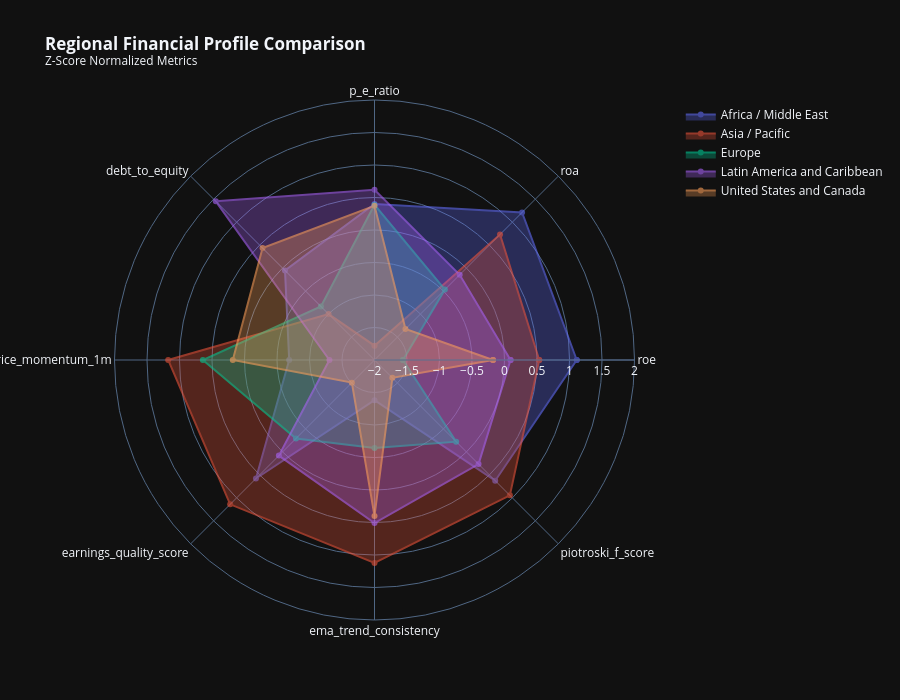
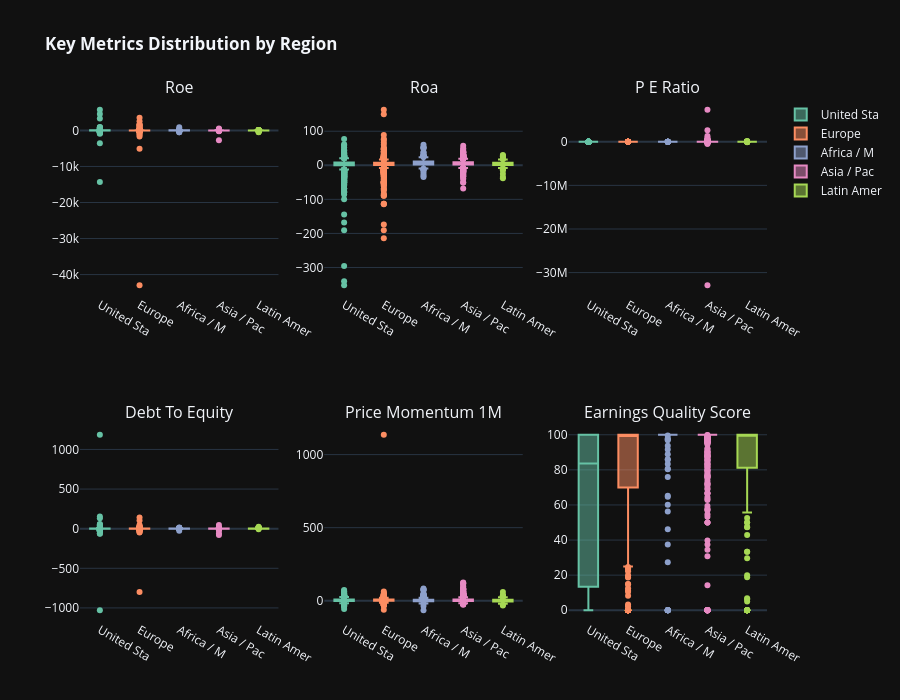

The notebook cell saved with these charts, in order:
### Markdown cell above
## Cell 5: Regional Benchmarking Dashboard

Comprehensive regional analysis with key financial metrics comparison.

### Code cell
# ============================================================================
# Cell 5: Regional Benchmarking Dashboard
# ============================================================================

print('=' * 80)
print('🌍 REGIONAL BENCHMARKING DASHBOARD')
print('=' * 80)

region_dir = OUTPUT_DIR / 'eda' / 'by_region'

if 'region' in df.columns:
    # Key metrics for regional comparison
    benchmark_metrics = [
        'roe', 'roa', 'p_e_ratio', 'debt_to_equity', 'price_momentum_1m',
        'earnings_quality_score', 'ema_trend_consistency', 'piotroski_f_score',
        'altman_z_score', 'dividend_yield', 'revenue_growth_yoy',
    ]
    available_metrics = [m for m in benchmark_metrics if m in df.columns]

    # ============================================================================
    # 5.1 Regional Statistics Table
    # ============================================================================
    print('\n📊 Computing Regional Statistics...')

    regional_metrics_stats = df.groupby('region')[available_metrics].agg(['mean', 'median', 'std', 'count'])
    regional_metrics_stats.columns = ['_'.join(col) for col in regional_metrics_stats.columns]

    # Save to JSON
    regional_stats_dict = regional_metrics_stats.to_dict()
    with open(region_dir / 'regional_statistics.json', 'w') as f:
        json.dump({k: {str(kk): vv for kk, vv in v.items()}
                   for k, v in regional_stats_dict.items()}, f, indent=2, default=str)
    print(f'  ✓ Saved: regional_statistics.json')

    # ============================================================================
    # 5.2 Regional Radar Charts
    # ============================================================================
    print('\n🎯 Creating Regional Radar Charts...')

    # Normalize metrics for radar chart
    radar_metrics = available_metrics[:8]  # Limit for readability
    regional_means = df.groupby('region')[radar_metrics].mean()

    # Z-score normalize for comparability
    regional_normalized = (regional_means - regional_means.mean()) / regional_means.std()
    regional_normalized = regional_normalized.fillna(0)

    fig_radar = go.Figure()
    for region in regional_normalized.index:
        fig_radar.add_trace(go.Scatterpolar(
            r=regional_normalized.loc[region].values.tolist() + [regional_normalized.loc[region].values[0]],
            theta=radar_metrics + [radar_metrics[0]],
            fill='toself', name=str(region), opacity=0.6,
        ))

    fig_radar.update_layout(
        polar=dict(radialaxis=dict(visible=True, range=[-2, 2])),
        title='<b>Regional Financial Profile Comparison</b><br><sup>Z-Score Normalized Metrics</sup>',
        template=PLOTLY_TEMPLATE, height=700,
    )
    fig_radar.write_html(region_dir / 'regional_radar_comparison.html')
    fig_radar.show()
    print(f'  ✓ Saved: regional_radar_comparison.html')

    # ============================================================================
    # 5.3 Regional Box Plots Grid
    # ============================================================================
    print('\n📦 Creating Regional Box Plot Grid...')

    n_metrics = min(6, len(available_metrics))
    rows = 2
    cols = 3

    fig_boxes = make_subplots(
        rows=rows, cols=cols,
        subplot_titles=[m.replace('_', ' ').title() for m in available_metrics[:n_metrics]],
    )

    for idx, metric in enumerate(available_metrics[:n_metrics]):
        row = idx // cols + 1
        col = idx % cols + 1

        for i, region in enumerate(df['region'].unique()):
            region_data = df[df['region'] == region][metric].dropna()
            fig_boxes.add_trace(
                go.Box(y=region_data, name=str(region)[:10],
                       marker_color=px.colors.qualitative.Set2[i % 8],
                       showlegend=(idx == 0)),
                row=row, col=col
            )

    fig_boxes.update_layout(
        title='<b>Key Metrics Distribution by Region</b>',
        template=PLOTLY_TEMPLATE, height=700, showlegend=True,
    )
    fig_boxes.write_html(region_dir / 'regional_boxplots.html')
    fig_boxes.show()
    print(f'  ✓ Saved: regional_boxplots.html')

    # ============================================================================
    # 5.4 Regional Valuation Comparison (Statistical)
    # ============================================================================
    print('\n📊 Performing Statistical Regional Valuation Comparison...')
    valuation_metrics = ['p_e_ratio', 'p_b_ratio', 'ev_ebitda', 'dividend_yield']
    valuation_metrics = [m for m in valuation_metrics if m in df.columns]

    if valuation_metrics:
        regional_val_result = eda.compare_regional_valuations(
            df, metrics=valuation_metrics, region_column='region',
            include_tests=True, test_method='kruskal'
        )

        # The result is a dict with 'distributions' (DataFrame) and 'statistical_tests' (dict)
        distributions_df = regional_val_result['distributions']
        statistical_tests = regional_val_result['statistical_tests']

        # Create an interactive visualization from the distributions data
        fig_regional_val = px.bar(
            distributions_df,
            x='region',
            y='mean',
            color='metric',
            barmode='group',
            error_y='std',
            title='<b>Regional Valuation Comparison</b>',
            template=PLOTLY_TEMPLATE
        )
        fig_regional_val.show()
        fig_regional_val.write_html(region_dir / 'regional_valuation_comparison.html')
        print(f'  ✓ Saved: regional_valuation_comparison.html')

        # Also print statistical significance
        print("\n  📊 Statistical Test Results:")
        for metric, test_result in statistical_tests.items():
            sig = "✓ Significant" if test_result.get('significant') else "✗ Not significant"
            print(f"    {metric}: p-value={test_result.get('p_value', 0):.4f} ({sig})")

print('\n✓ Regional Benchmarking Complete')

### Figure 1 — Plotly figure (JSON) as saved in the notebook; plotly's stock layout.template omitted (floating-point values rounded to 4 significant figures)
{"data": [{"fill": "toself", "name": "Africa / Middle East", "opacity": 0.6, "r": [1.111, 1.211, 0.4002, -0.05273, -0.6874, 0.5792, -1.381, 0.6261, 1.111], "theta": ["roe", "roa", "p_e_ratio", "debt_to_equity", "price_momentum_1m", "earnings_quality_score", "ema_trend_consistency", "piotroski_f_score", "roe"], "type": "scatterpolar"}, {"fill": "toself", "name": "Asia / Pacific", "opacity": 0.6, "r": [0.5346, 0.7311, -1.78, -1.001, 1.174, 1.14, 1.121, 0.9448, 0.5346], "theta": ["roe", "roa", "p_e_ratio", "debt_to_equity", "price_momentum_1m", "earnings_quality_score", "ema_trend_consistency", "piotroski_f_score", "roe"], "type": "scatterpolar"}, {"fill": "toself", "name": "Europe", "opacity": 0.6, "r": [-1.562, -0.4685, 0.3879, -0.8345, 0.6403, -0.2921, -0.6476, -0.2234, -1.562], "theta": ["roe", "roa", "p_e_ratio", "debt_to_equity", "price_momentum_1m", "earnings_quality_score", "ema_trend_consistency", "piotroski_f_score", "roe"], "type": "scatterpolar"}, {"fill": "toself", "name": "Latin America and Caribbean", "opacity": 0.6, "r": [0.0929, -0.1468, 0.6193, 1.453, -1.307, 0.08037, 0.5086, 0.2637, 0.0929], "theta": ["roe", "roa", "p_e_ratio", "debt_to_equity", "price_momentum_1m", "earnings_quality_score", "ema_trend_consistency", "piotroski_f_score", "roe"], "type": "scatterpolar"}, {"fill": "toself", "name": "United States and Canada", "opacity": 0.6, "r": [-0.1773, -1.326, 0.3723, 0.4353, 0.1797, -1.508, 0.3982, -1.611, -0.1773], "theta": ["roe", "roa", "p_e_ratio", "debt_to_equity", "price_momentum_1m", "earnings_quality_score", "ema_trend_consistency", "piotroski_f_score", "roe"], "type": "scatterpolar"}], "layout": {"polar": {"radialaxis": {"visible": true, "range": [-2, 2]}}, "title": {"text": "<b>Regional Financial Profile Comparison</b><br><sup>Z-Score Normalized Metrics</sup>"}, "height": 700}}

### Figure 2 — Plotly figure (JSON) as saved in the notebook; plotly's stock layout.template omitted (floating-point values rounded to 4 significant figures; data arrays with more than 128 entries replaced by an {"elided": "..."} marker saying what was removed)
{"data": [{"marker": {"color": "rgb(102,194,165)"}, "name": "United Sta", "showlegend": true, "y": {"elided": "1501 float values"}, "type": "box", "xaxis": "x", "yaxis": "y"}, {"marker": {"color": "rgb(252,141,98)"}, "name": "Europe", "showlegend": true, "y": {"elided": "1730 float values"}, "type": "box", "xaxis": "x", "yaxis": "y"}, {"marker": {"color": "rgb(141,160,203)"}, "name": "Africa / M", "showlegend": true, "y": {"elided": "513 float values"}, "type": "box", "xaxis": "x", "yaxis": "y"}, {"marker": {"color": "rgb(231,138,195)"}, "name": "Asia / Pac", "showlegend": true, "y": {"elided": "1766 float values"}, "type": "box", "xaxis": "x", "yaxis": "y"}, {"marker": {"color": "rgb(166,216,84)"}, "name": "Latin Amer", "showlegend": true, "y": {"elided": "265 float values"}, "type": "box", "xaxis": "x", "yaxis": "y"}, {"marker": {"color": "rgb(102,194,165)"}, "name": "United Sta", "showlegend": false, "y": {"elided": "1501 float values"}, "type": "box", "xaxis": "x2", "yaxis": "y2"}, {"marker": {"color": "rgb(252,141,98)"}, "name": "Europe", "showlegend": false, "y": {"elided": "1699 float values"}, "type": "box", "xaxis": "x2", "yaxis": "y2"}, {"marker": {"color": "rgb(141,160,203)"}, "name": "Africa / M", "showlegend": false, "y": {"elided": "513 float values"}, "type": "box", "xaxis": "x2", "yaxis": "y2"}, {"marker": {"color": "rgb(231,138,195)"}, "name": "Asia / Pac", "showlegend": false, "y": {"elided": "1751 float values"}, "type": "box", "xaxis": "x2", "yaxis": "y2"}, {"marker": {"color": "rgb(166,216,84)"}, "name": "Latin Amer", "showlegend": false, "y": {"elided": "265 float values"}, "type": "box", "xaxis": "x2", "yaxis": "y2"}, {"marker": {"color": "rgb(102,194,165)"}, "name": "United Sta", "showlegend": false, "y": {"elided": "1452 float values"}, "type": "box", "xaxis": "x3", "yaxis": "y3"}, {"marker": {"color": "rgb(252,141,98)"}, "name": "Europe", "showlegend": false, "y": {"elided": "662 float values"}, "type": "box", "xaxis": "x3", "yaxis": "y3"}, {"marker": {"color": "rgb(141,160,203)"}, "name": "Africa / M", "showlegend": false, "y": [6.7, 13.1, 12.18, 119.4, 17.01, 12.81, 56.14, 17.43, 44.31, 26.14, 33.33, 15.47, 45.0, 40.99, 39.87, 2.708, -5.235, 64.5, 21.96, 96.84, 71.58, 258.8, 65.0, 57.68, 49.57, 302.4, 68.06, 168.0, -299.4, 71.0, 621.7, 137.5, 58.89, 59.8, 946.8, 41.18, 102.5, 45.64, 53.43, 65.0, 162.2, 58.47, 131.0, 56.6, 129.7, 65.2, 622.2, 257.0, 30.7, 64.32, 230.0, 105.6, 57.89, 52.11, 83.0, 315.0, 89.32, 120.2, 103.9, 205.9, 64.9, 53.33, 88.0, 95.0, 473.1, 1236.0, 547.5, 529.2, 81.5, 84.72, 113.2, 111.0, -98.0, 122.2, 55.26, 230.7, 291.7, 587.5, 401.0, 182.7, -11.15, 133.6, 58.11, 72.5, 140.2, 38.85, 87.2, -21.29, 61.3, 70.12, 65.43, 38.03, 270.1, 69.31, 94.62, 98.28, 107.4, 61.36, 272.5, 830.6, 313.1, 121.3, 113.6, 90.33, 30.43, 129.5, 81.71, 93.25, 148.7, 170.2, 143.3, 54.91, 165.1, 121.3, 278.7, 71.11, -47.98, 228.7, 224.8, 71.82, -60.83, 348.4, 239.5, 18720.0], "type": "box", "xaxis": "x3", "yaxis": "y3"}, {"marker": {"color": "rgb(231,138,195)"}, "name": "Asia / Pac", "showlegend": false, "y": {"elided": "664 float values"}, "type": "box", "xaxis": "x3", "yaxis": "y3"}, {"marker": {"color": "rgb(166,216,84)"}, "name": "Latin Amer", "showlegend": false, "y": {"elided": "188 float values"}, "type": "box", "xaxis": "x3", "yaxis": "y3"}, {"marker": {"color": "rgb(102,194,165)"}, "name": "United Sta", "showlegend": false, "y": {"elided": "1501 float values"}, "type": "box", "xaxis": "x4", "yaxis": "y4"}, {"marker": {"color": "rgb(252,141,98)"}, "name": "Europe", "showlegend": false, "y": {"elided": "1730 float values"}, "type": "box", "xaxis": "x4", "yaxis": "y4"}, {"marker": {"color": "rgb(141,160,203)"}, "name": "Africa / M", "showlegend": false, "y": {"elided": "513 float values"}, "type": "box", "xaxis": "x4", "yaxis": "y4"}, {"marker": {"color": "rgb(231,138,195)"}, "name": "Asia / Pac", "showlegend": false, "y": {"elided": "1766 float values"}, "type": "box", "xaxis": "x4", "yaxis": "y4"}, {"marker": {"color": "rgb(166,216,84)"}, "name": "Latin Amer", "showlegend": false, "y": {"elided": "265 float values"}, "type": "box", "xaxis": "x4", "yaxis": "y4"}, {"marker": {"color": "rgb(102,194,165)"}, "name": "United Sta", "showlegend": false, "y": {"elided": "1500 float values"}, "type": "box", "xaxis": "x5", "yaxis": "y5"}, {"marker": {"color": "rgb(252,141,98)"}, "name": "Europe", "showlegend": false, "y": {"elided": "1741 float values"}, "type": "box", "xaxis": "x5", "yaxis": "y5"}, {"marker": {"color": "rgb(141,160,203)"}, "name": "Africa / M", "showlegend": false, "y": {"elided": "511 float values"}, "type": "box", "xaxis": "x5", "yaxis": "y5"}, {"marker": {"color": "rgb(231,138,195)"}, "name": "Asia / Pac", "showlegend": false, "y": {"elided": "1765 float values"}, "type": "box", "xaxis": "x5", "yaxis": "y5"}, {"marker": {"color": "rgb(166,216,84)"}, "name": "Latin Amer", "showlegend": false, "y": {"elided": "266 float values"}, "type": "box", "xaxis": "x5", "yaxis": "y5"}, {"marker": {"color": "rgb(102,194,165)"}, "name": "United Sta", "showlegend": false, "y": {"elided": "1450 float values"}, "type": "box", "xaxis": "x6", "yaxis": "y6"}, {"marker": {"color": "rgb(252,141,98)"}, "name": "Europe", "showlegend": false, "y": {"elided": "651 float values"}, "type": "box", "xaxis": "x6", "yaxis": "y6"}, {"marker": {"color": "rgb(141,160,203)"}, "name": "Africa / M", "showlegend": false, "y": [100.0, 0.0, 0.0, 0.0, 80.38, 100.0, 80.57, 86.08, 97.83, 0.0, 0.0, 75.86, 0.0, 0.0, 56.25, 100.0, 60.15, 100.0, 100.0, 100.0, 100.0, 96.88, 100.0, 97.5, 100.0, 100.0, 100.0, 100.0, 27.42, 100.0, 100.0, 100.0, 100.0, 88.89, 65.22, 0.0, 100.0, 99.58, 100.0, 100.0, 100.0, 100.0, 100.0, 100.0, 100.0, 100.0, 85.71, 100.0, 64.73, 100.0, 100.0, 100.0, 100.0, 100.0, 100.0, 100.0, 100.0, 100.0, 100.0, 100.0, 100.0, 100.0, 100.0, 100.0, 37.5, 100.0, 100.0, 100.0, 100.0, 100.0, 100.0, 100.0, 93.75, 100.0, 100.0, 100.0, 100.0, 100.0, 100.0, 0.0, 100.0, 100.0, 100.0, 100.0, 100.0, 100.0, 100.0, 100.0, 100.0, 100.0, 83.33, 100.0, 100.0, 100.0, 100.0, 100.0, 91.67, 100.0, 100.0, 100.0, 0.0, 100.0, 100.0, 100.0, 100.0, 100.0, 100.0, 100.0, 100.0, 100.0, 100.0, 100.0, 100.0, 100.0, 100.0, 100.0, 100.0, 100.0, 100.0, 100.0, 100.0, 46.15, 100.0, 100.0, 100.0], "type": "box", "xaxis": "x6", "yaxis": "y6"}, {"marker": {"color": "rgb(231,138,195)"}, "name": "Asia / Pac", "showlegend": false, "y": {"elided": "663 float values"}, "type": "box", "xaxis": "x6", "yaxis": "y6"}, {"marker": {"color": "rgb(166,216,84)"}, "name": "Latin Amer", "showlegend": false, "y": {"elided": "188 float values"}, "type": "box", "xaxis": "x6", "yaxis": "y6"}], "layout": {"xaxis": {"anchor": "y", "domain": [0.0, 0.2889]}, "yaxis": {"anchor": "x", "domain": [0.625, 1.0]}, "xaxis2": {"anchor": "y2", "domain": [0.3556, 0.6444]}, "yaxis2": {"anchor": "x2", "domain": [0.625, 1.0]}, "xaxis3": {"anchor": "y3", "domain": [0.7111, 1.0]}, "yaxis3": {"anchor": "x3", "domain": [0.625, 1.0]}, "xaxis4": {"anchor": "y4", "domain": [0.0, 0.2889]}, "yaxis4": {"anchor": "x4", "domain": [0.0, 0.375]}, "xaxis5": {"anchor": "y5", "domain": [0.3556, 0.6444]}, "yaxis5": {"anchor": "x5", "domain": [0.0, 0.375]}, "xaxis6": {"anchor": "y6", "domain": [0.7111, 1.0]}, "yaxis6": {"anchor": "x6", "domain": [0.0, 0.375]}, "annotations": [{"font": {"size": 16}, "showarrow": false, "text": "Roe", "x": 0.1444, "xanchor": "center", "xref": "paper", "y": 1.0, "yanchor": "bottom", "yref": "paper"}, {"font": {"size": 16}, "showarrow": false, "text": "Roa", "x": 0.5, "xanchor": "center", "xref": "paper", "y": 1.0, "yanchor": "bottom", "yref": "paper"}, {"font": {"size": 16}, "showarrow": false, "text": "P E Ratio", "x": 0.8556, "xanchor": "center", "xref": "paper", "y": 1.0, "yanchor": "bottom", "yref": "paper"}, {"font": {"size": 16}, "showarrow": false, "text": "Debt To Equity", "x": 0.1444, "xanchor": "center", "xref": "paper", "y": 0.375, "yanchor": "bottom", "yref": "paper"}, {"font": {"size": 16}, "showarrow": false, "text": "Price Momentum 1M", "x": 0.5, "xanchor": "center", "xref": "paper", "y": 0.375, "yanchor": "bottom", "yref": "paper"}, {"font": {"size": 16}, "showarrow": false, "text": "Earnings Quality Score", "x": 0.8556, "xanchor": "center", "xref": "paper", "y": 0.375, "yanchor": "bottom", "yref": "paper"}], "title": {"text": "<b>Key Metrics Distribution by Region</b>"}, "height": 700, "showlegend": true}}
